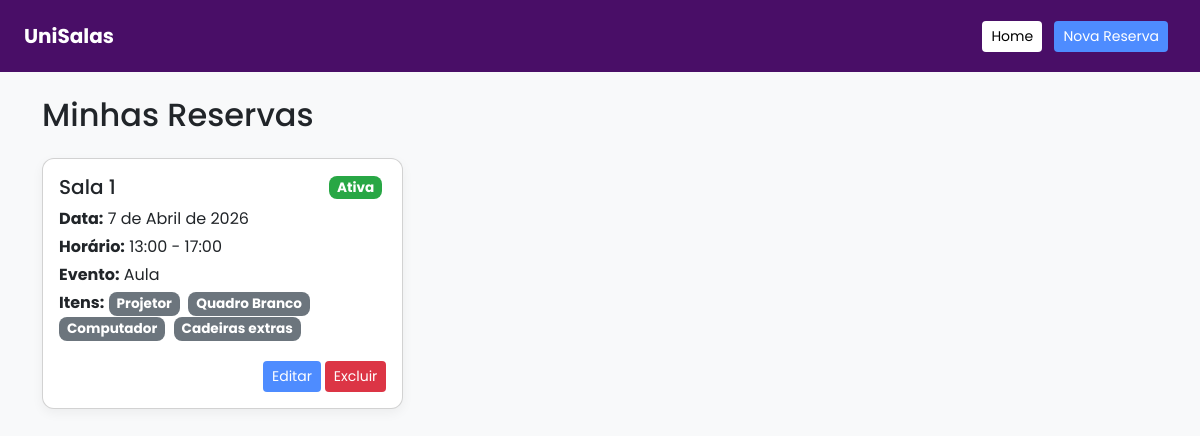
Before: /minhas-reservas/ (signed in) with the older database file.
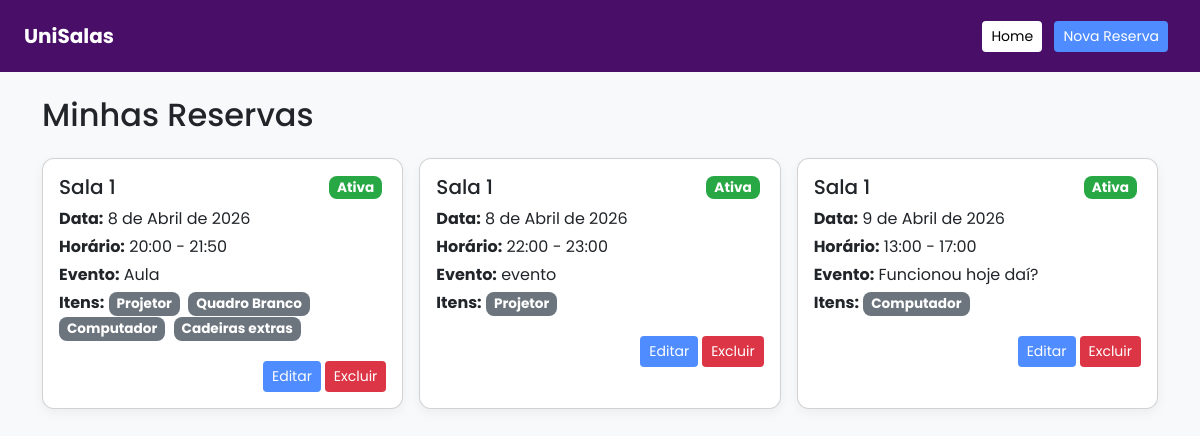
After: the same page with the newer database file.
### core/models.py (models this page shows, shortened)
class Reserva(models.Model):
    usuario = models.ForeignKey(User, on_delete=models.CASCADE)
    sala = models.ForeignKey(Sala, on_delete=models.CASCADE)
    itens = models.ManyToManyField(Item, blank=True)
    data = models.DateField()
    hora_inicio = models.TimeField()
    hora_fim = models.TimeField()
    nome_evento = models.CharField(max_length=200)

class Sala(models.Model):
    nome = models.CharField(max_length=50)
    capacidade = models.IntegerField()

class Item(models.Model):
    nome = models.CharField(max_length=50)

### core/views.py (the view)
# urls.py: path('minhas-reservas/', views.minhas_reservas, name='minhas_reservas'),
@login_required
def minhas_reservas(request):
    reservas = Reserva.objects.filter(usuario=request.user).order_by('data', 'hora_inicio')
    return render(request, 'minhas_reservas.html', {'reservas': reservas})

### core/templates/minhas_reservas.html (shortened to what this page needs)
{% load static %}
<!DOCTYPE html>
<html lang="pt-br">
<head>
    <link href="https://cdn.jsdelivr.net/npm/bootstrap@5.3.0/dist/css/bootstrap.min.css" rel="stylesheet">
</head>
<body>
  <nav class="navbar navbar-expand-lg navbar-custom px-4 py-3 mb-4">
    <a class="navbar-brand fw-bold" href="{% url 'home' %}">UniSalas</a>
    <div class="ms-auto">
        <a href="{% url 'home' %}" class="btn btn-home btn-sm me-2">Home</a>
        <a href="{% url 'nova_reserva' %}" class="btn btn-nova btn-sm me-2">Nova Reserva</a>
    </div>
</nav>
<div class="container mt-4">
    <h2 class="mb-4">Minhas Reservas</h2>
    {% if reservas %}
        <div class="row g-3">
            {% for r in reservas %}
            <div class="col-md-6 col-lg-4">
                <div class="card card-reserva p-3 h-100">
                    <div class="d-flex justify-content-between align-items-center mb-2">
                        <h5 class="card-title mb-0">{{ r.sala.nome }}</h5>
                        <span class="badge badge-disponivel">Ativa</span>
                    </div>
                    <p class="mb-1"><strong>Data:</strong> {{ r.data }}</p>
                    <p class="mb-1"><strong>Horário:</strong> {{ r.hora_inicio }} - {{ r.hora_fim }}</p>
                    <p class="mb-1"><strong>Evento:</strong> {{ r.nome_evento|default:"-" }}</p>
                    <p class="mb-1"><strong>Itens:</strong>
                        {% for i in r.itens.all %}
                            <span class="badge bg-secondary">{{ i.nome }}</span>
                        {% empty %}
                            Nenhum
                        {% endfor %}
                    </p>
                    <div class="mt-3 d-flex justify-content-end">
                        <a href="{% url 'editar_reserva' r.id %}" class="btn btn-sm btn-minhas me-1">Editar</a>
                        <a href="{% url 'deletar_reserva' r.id %}" class="btn btn-sm btn-sair">Excluir</a>
                    </div>
                </div>
            </div>
            {% endfor %}
        </div>
    {% else %}
        <div class="text-center mt-5">
            <h4>Nenhuma reserva feita ainda.</h4>
        </div>
    {% endif %}
</div>
</body>
</html>

### core/templates/minhas_reservas.html (style rules this page uses)
body { font-family: 'Poppins', sans-serif; background-color: #f8f9fa; }
.card-reserva { border-radius: 12px; box-shadow: 0 4px 12px rgba(0,0,0,0.05); transition: transform 0.2s, box-shadow 0.2s; background-color: #fff; }
.badge { margin-right: 4px; padding: 5px 8px; border-radius: 8px; font-size: 0.85rem; }
.badge-disponivel { background-color: #28a745; color: #fff; }
.btn-minhas { background-color: #4e8cff; color: #fff; }
.btn-sair { background-color: #dc3545; color: #fff; }
.navbar-custom { background-color:#490E67; }
.navbar-custom .navbar-brand, .navbar-custom a { color: #fff; }
.btn-nova { background-color: #4e8cff; color: #fff; }
.btn-home { background-color: rgb(255, 255, 255) !important; color: #000000 !important; }

Changed rows visible on the page:
changed Reserva "Aula": data "7 de Abril de 2026" → "8 de Abril de 2026"; hora_inicio "13:00" → "20:00"; hora_fim "17:00" → "21:50"
added Reserva: sala.nome "Sala 1", data "8 de Abril de 2026", hora_inicio "22:00", hora_fim "23:00", nome_evento "evento", Item (nome "Projetor")
added Reserva: sala.nome "Sala 1", data "9 de Abril de 2026", hora_inicio "13:00", hora_fim "17:00", nome_evento "Funcionou hoje daí?", Item (nome "Computador")
